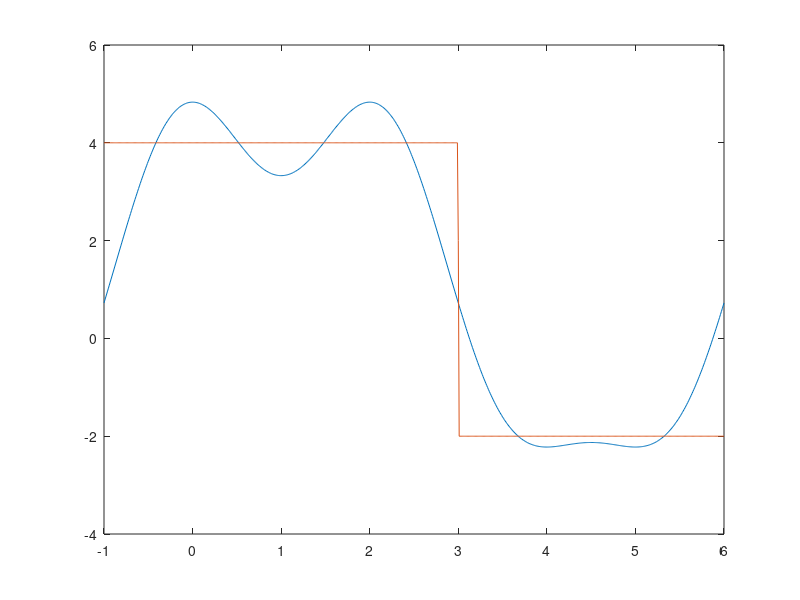

This chart was generated by the following MATLAB code:
clear
nneg=-3:-1;
npos=1:3;
n=nneg;
Fnneg=(1./(j*n*pi)).*(-3*exp(-j*n*6*pi/7)+2*exp(j*n*2*pi/7)+exp(-j*n*12*pi/7));
n=npos;
Fnpos=(1./(j*n*pi)).*(-3*exp(-j*n*6*pi/7)+2*exp(j*n*2*pi/7)+exp(-j*n*12*pi/7));
F0=10/7;
n=[nneg,0,npos];
Fn=[Fnneg,F0,Fnpos];
k=0;
for t=-1:.01:6
k=k+1;
fapprox(k)=sum(Fn.*(exp(j*n*2*pi*t/7)));
end
t=-1:.01:6;
fexact=4*(t<=3)-2*(t>=3);
plot(t,fapprox,t,fexact)